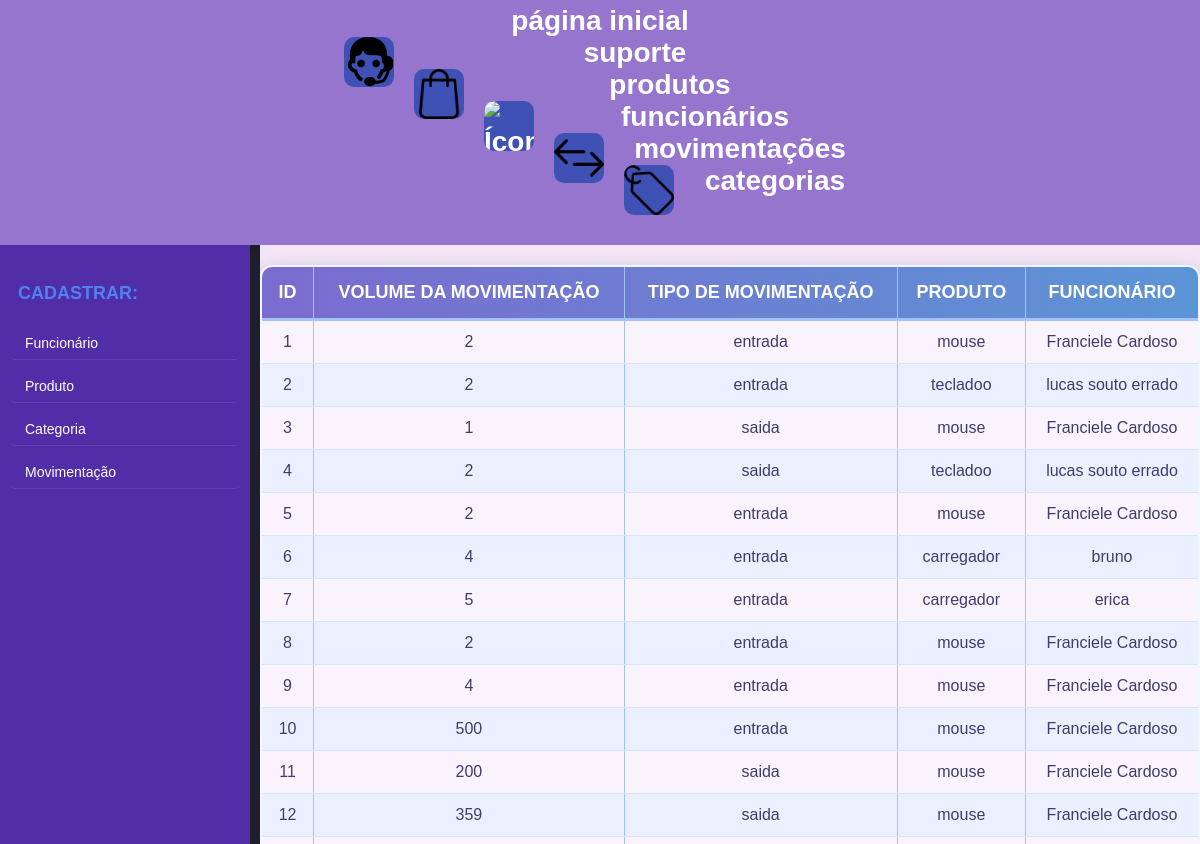
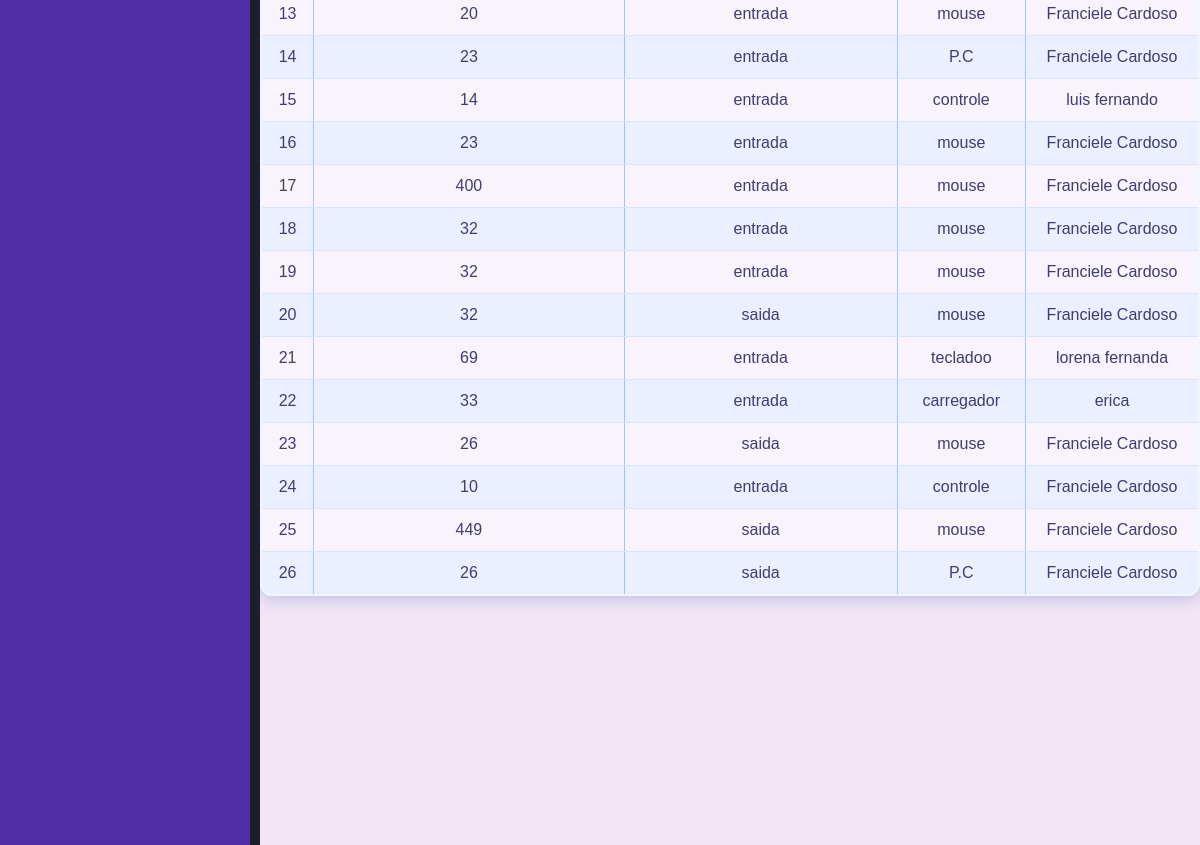
Before: /listar_movimentacoes (middle part) with the older database file (2 pictures, top to bottom).
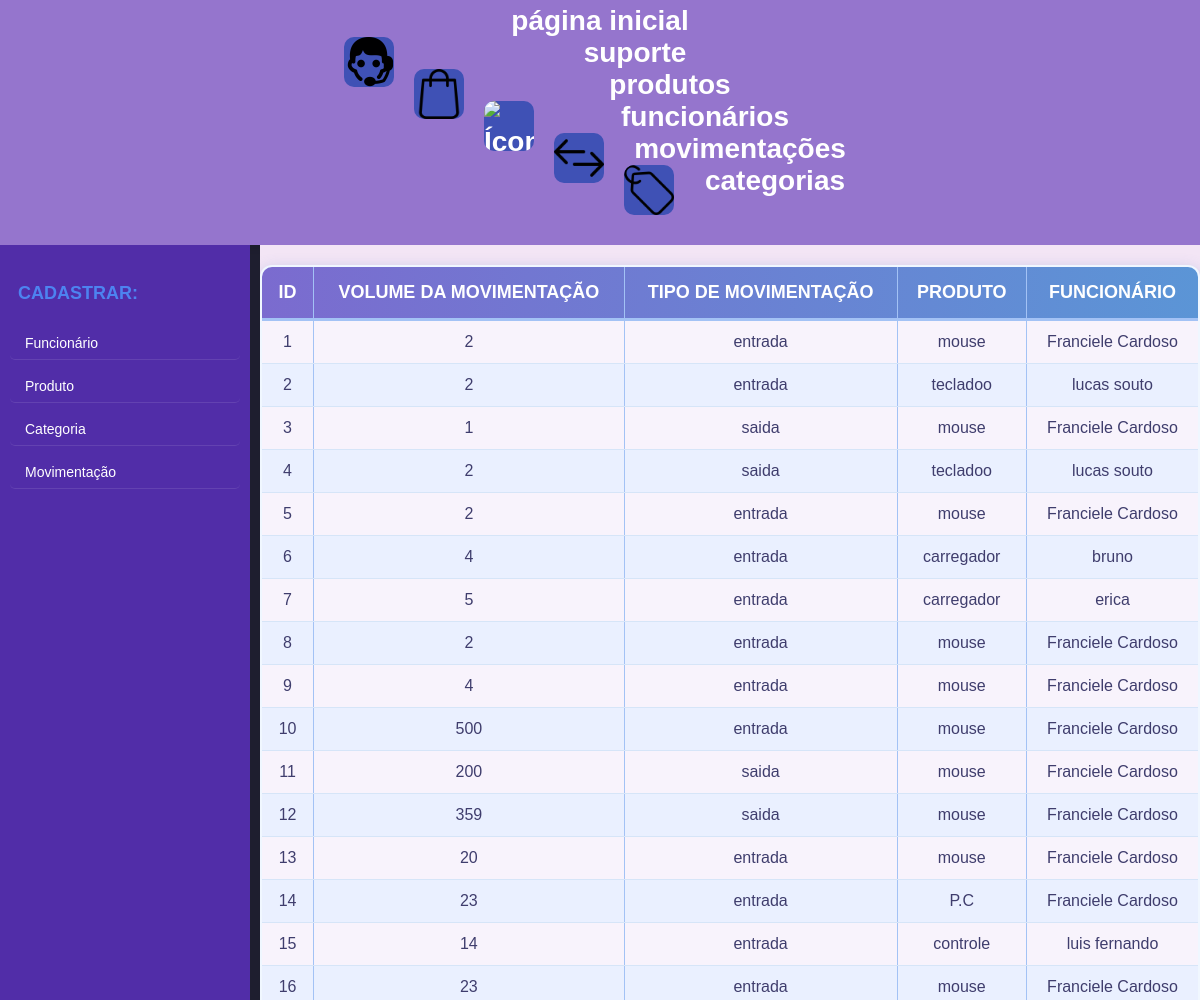
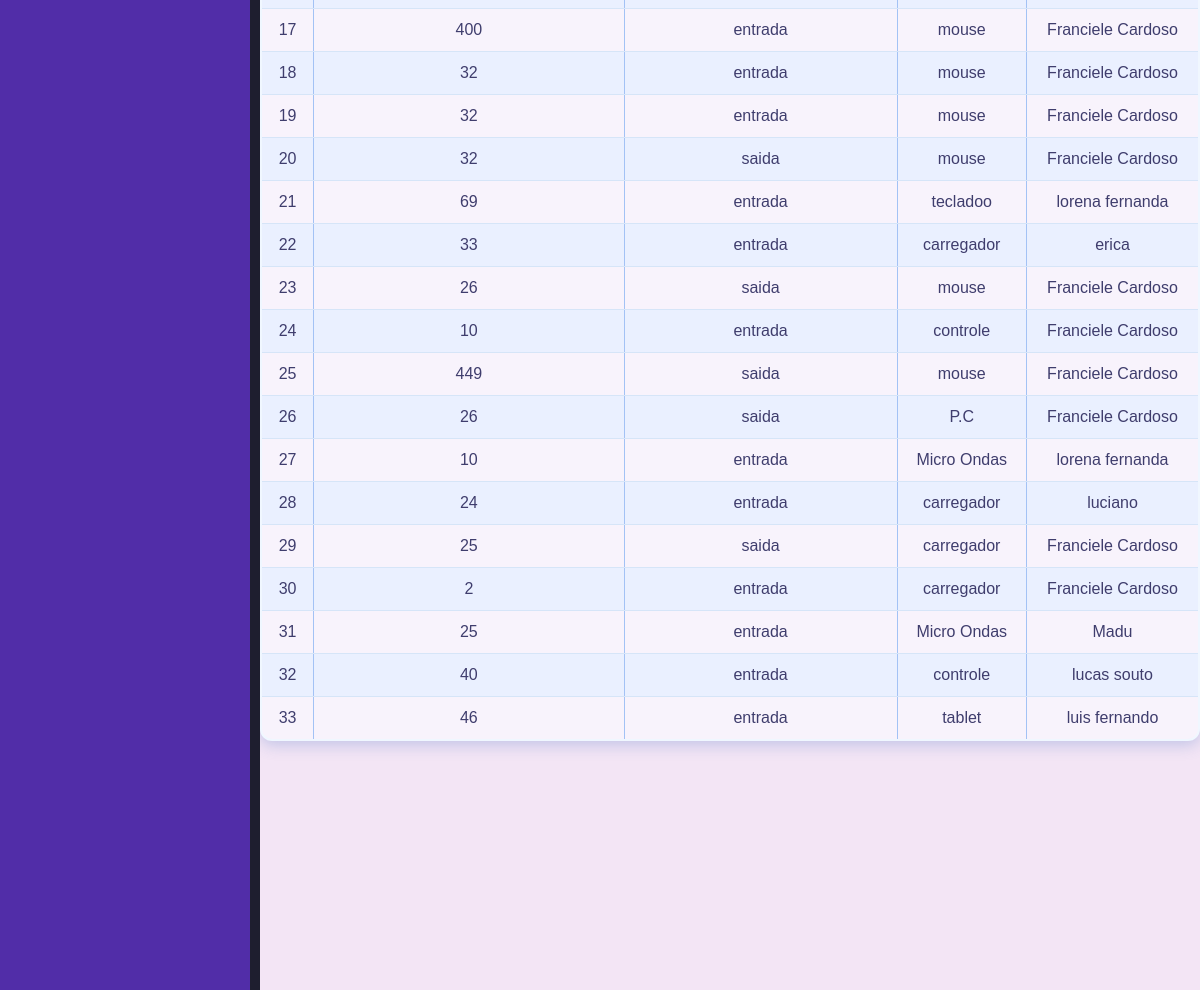
After: the same page with the newer database file (2 pictures, top to bottom).
### models.py (models this page shows, shortened)
class Movimentacao(Base):
    __tablename__ = 'movimentacao'
    id = Column(Integer, primary_key=True)
    volume_movimentacao = Column(Integer, nullable=False)
    atividade = Column(String(10), nullable=False, index=True)  # 'entrada' ou 'saida'
    produto_movimentado = Column(Integer, ForeignKey('produto.id'), nullable=False)
    funcionario_movimentado = Column(Integer, ForeignKey('funcionario.id'), nullable=False)
    movimentacao_produto = relationship(Produto, backref='movimentacoes')
    movimentacao_funcionario = relationship(Funcionario, backref='movimentacoes')
    def __repr__(self):
        return '<Movimentacao: id: {} atividade: {} volume_movimentacao: {} produto: {} funcionário: {}>'.format(
            self.id,
            self.atividade,
            self.volume_movimentacao,
            self.produto_movimentado,
            self.funcionario_movimentado
        )

class Produto(Base):
    __tablename__ = 'produto'
    id = Column(Integer, primary_key=True)
    nome = Column(String(40), nullable=False, index=True)
    descricao = Column(String(80), nullable=False, index=True, )
    quantidade_produto = Column(Integer, nullable=False, )
    preco = Column(Float, nullable=False, index=True)
    categoria_id = Column(String, ForeignKey('categoria.id'))
    def __repr__(self):
        return ('<Produto: nome: {} descricao: {}  preço: {}'
                ' categoria_id:{} quantidade_produto: {}>'.format(self.nome, self.descricao,
                                                                  self.preco,
                                                                  self.categoria_id, self.quantidade_produto))

class Funcionario(Base):
    __tablename__ = 'funcionario'
    nome = Column(String(40), nullable=False, index=True)
    id = Column(Integer, primary_key=True, unique=True)
    cpf = Column(String(11), nullable=False, index=True, unique=True)
    salario = Column(Float, nullable=False, index=False)
    def __repr__(self):
        return ('<Funcionario: nome: {}  cpf: {}  salario: {} >'.
                format(self.nome, self.cpf, self.salario
                       ))

### app.py (the view)
@app.route('/listar_movimentacoes')
def movimentacao():
    sql_mov = (select(Movimentacao, Produto, Funcionario).join(Produto, Movimentacao.produto_movimentado == Produto.id)
               .join(Funcionario, Movimentacao.funcionario_movimentado == Funcionario.id))
    resultado_mov = db_session.execute(sql_mov).fetchall()
    print(resultado_mov)
    return render_template('movimentacao.html', movimentacoes=resultado_mov)

### templates/movimentacao.html (shortened to what this page needs)
{% extends 'template.html' %}
{% block conteudo %}
<table border="1">
    <thead>
    <tr>
        <th>ID</th>
        <th>Volume da Movimentação</th>
        <th>Tipo de Movimentação</th>
        <th> Produto</th>
        <th> Funcionário</th>
    </tr>
    </thead>
    <tbody>
    {% for m, p,f in movimentacoes %}
    <tr>
        <td>{{ m.id }}</td>
        <td>{{ m.volume_movimentacao }}</td>
        <td>{{ m.atividade }}</td>
        <td>{{ p.nome }}</td>
        <td>{{ f.nome }}</td>
    </tr>
    {% endfor %}
    </tbody>
</table>
{% endblock conteudo %}

Changed rows visible on the page:
changed through a linked row, Movimentacao id 2: nome "lucas souto errado" → "lucas souto"
changed through a linked row, Movimentacao id 4: nome "lucas souto errado" → "lucas souto"
added Movimentacao: id "27", volume_movimentacao "10", atividade "entrada", nome "Micro Ondas", nome "lorena fernanda"
added Movimentacao: id "28", volume_movimentacao "24", atividade "entrada", nome "carregador", nome "luciano"
added Movimentacao: id "29", volume_movimentacao "25", atividade "saida", nome "carregador", nome "Franciele Cardoso"
added Movimentacao: id "30", volume_movimentacao "2", atividade "entrada", nome "carregador", nome "Franciele Cardoso"
added Movimentacao: id "31", volume_movimentacao "25", atividade "entrada", nome "Micro Ondas", nome "Madu"
added Movimentacao: id "32", volume_movimentacao "40", atividade "entrada", nome "controle", nome "lucas souto"
added Movimentacao: id "33", volume_movimentacao "46", atividade "entrada", nome "tablet", nome "luis fernando"
